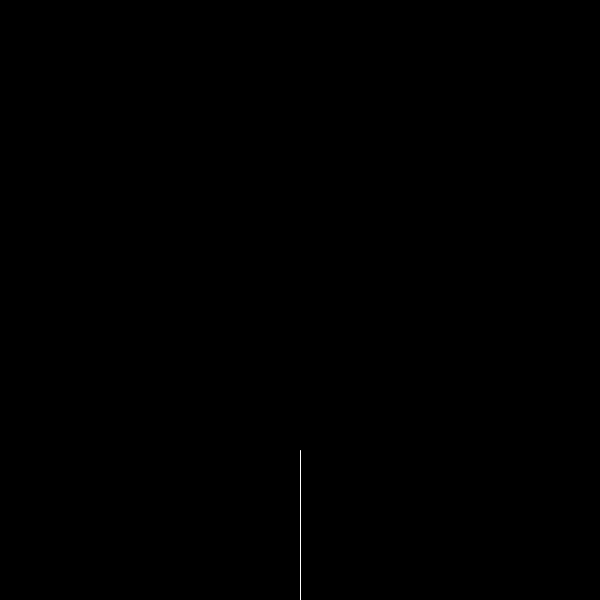
Frame 1 (no input)
Frame 60 (the mouse pressed at the canvas centre just before this capture): identical to frame 1, image omitted
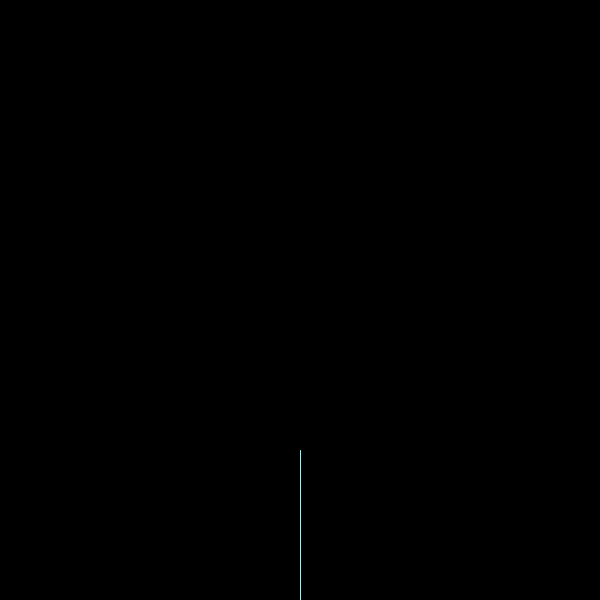
Frame 120 (the mouse held since frame 60 and released just before this capture)

The Processing sketch that drew these frames (run headless with seeded random() and noise(); from frame 60 on, the mouse is pressed at the canvas centre):

// Processing sketch: fractal_trees
// ── fractal_trees.pde
int depth = 1;
int maxDepth = 1;
float rot;

void setup() {
  size(600,600);
  colorMode(HSB);
  background(0);
}

void mouseClicked() {
  maxDepth++;
}

void draw() {
  background(0);
  stroke(map(mouseX, 0, width, 0, 255), map(mouseY, 0, height, 0, 255), 255);
  rot = map(mouseY, 0, height, 0, PI);
  noFill();
  translate(width/2, height);
  rotate(-rot);
  drawStem(rot, 150.0, 0);
}

void drawStem(float x, float l, int d) {
  if (d >= maxDepth) {
    return;
  }
  rotate(x);
  line(0,0,0,-l);
  translate(0,-l);
  
  pushMatrix();
  drawStem(x, l*0.67, d+1);
  popMatrix();
  pushMatrix();
  drawStem(-x, l*0.67, d+1);
  popMatrix();
}
